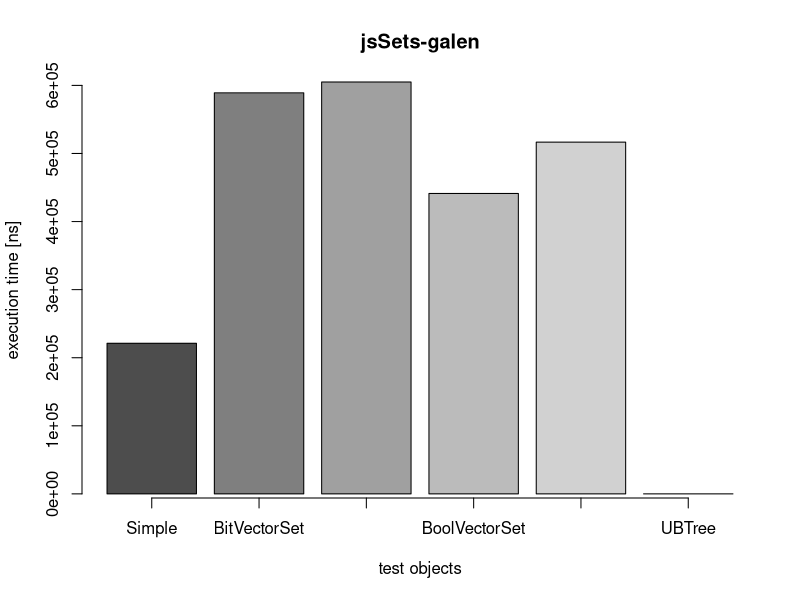
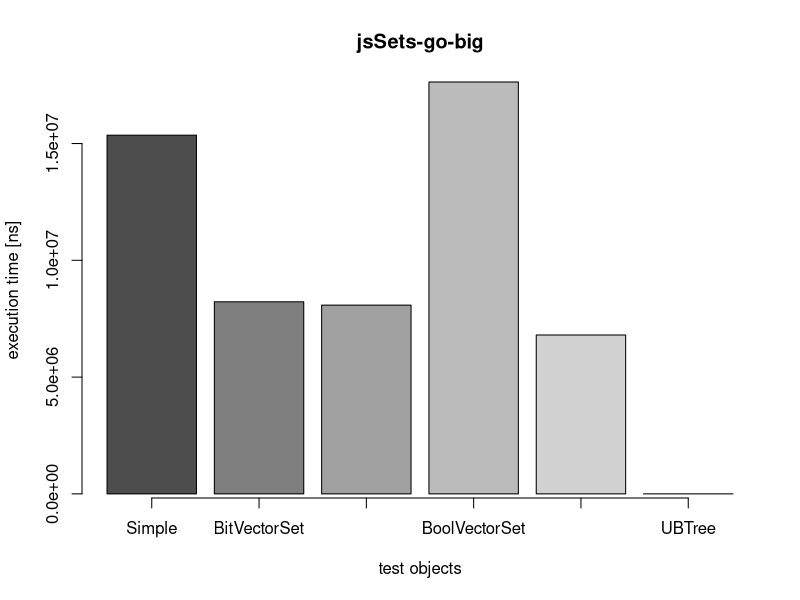
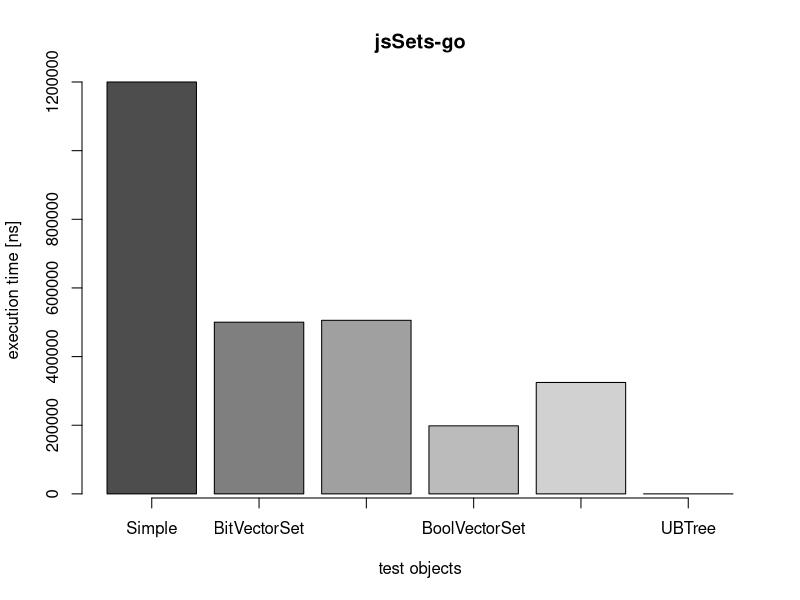
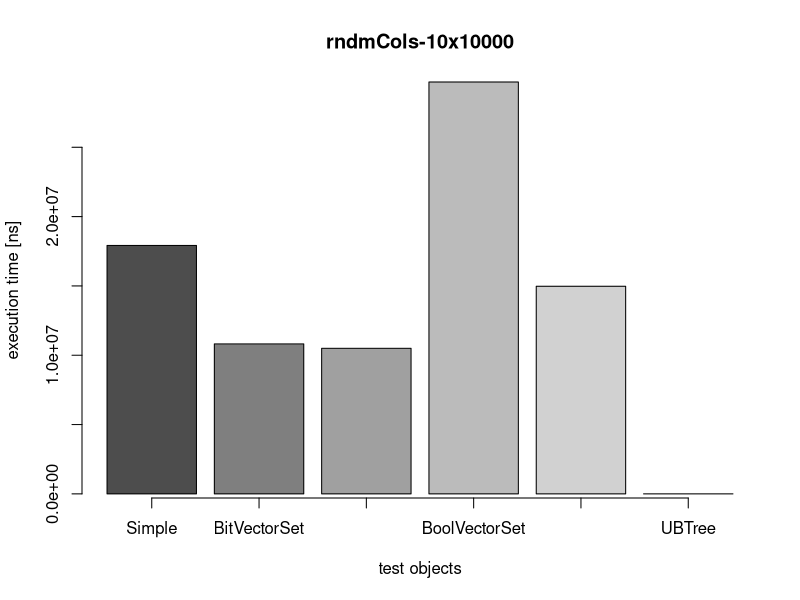
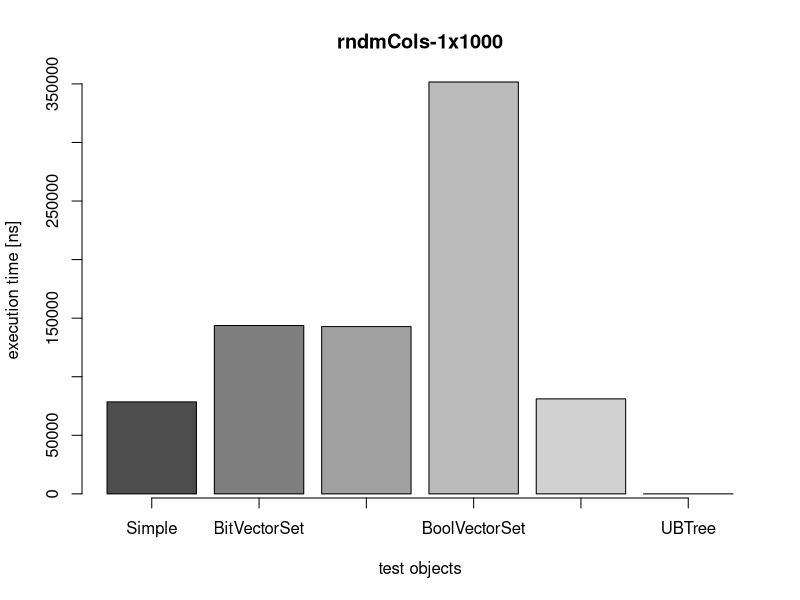
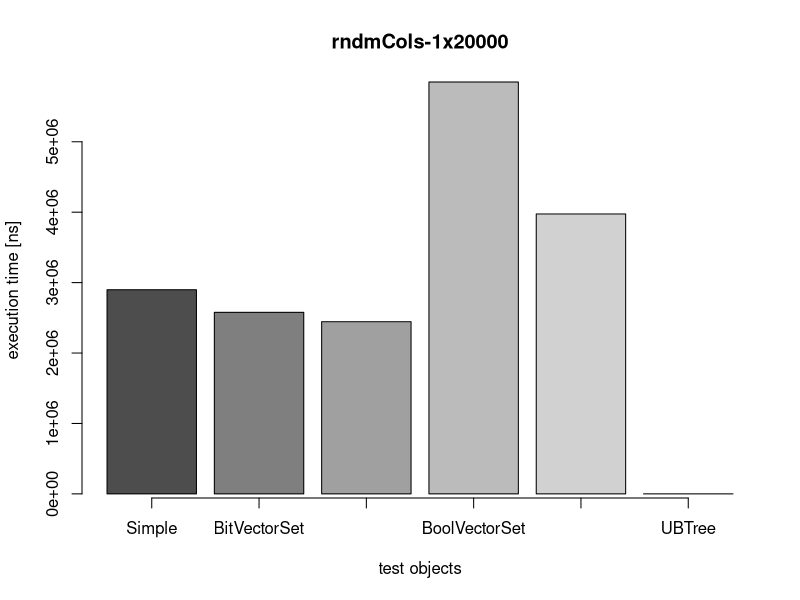
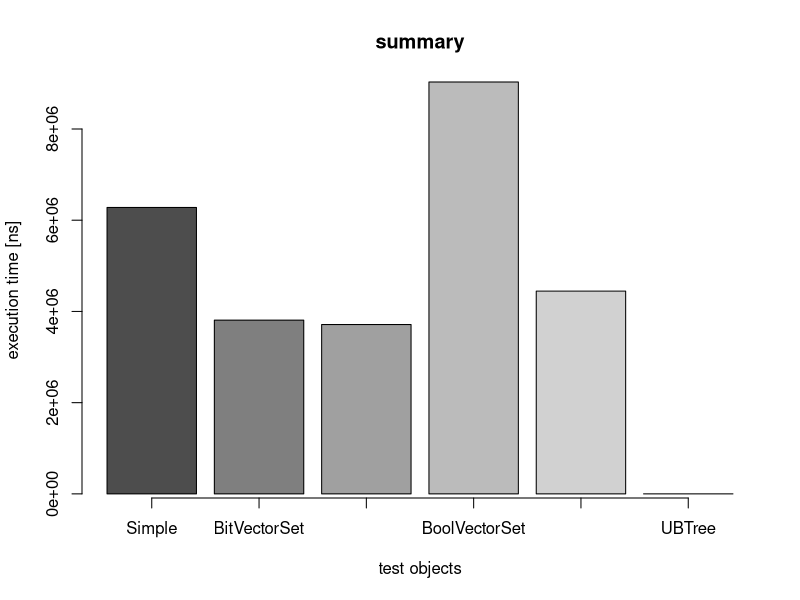

The R script that drew these images, in order:
# read results
results <- read.csv("results.csv")
# number of tested set representation objects
objectNum <- ncol(results) - 1

# get mean of measured times for each tested object
sumObj <- data.frame(matrix(nrow=1,ncol=ncol(results)))
sumObj[1] <- "summary"
for (i in 2:ncol(sumObj)) {
  sumObj[i] <- mean(results[,i])
}
# add to results
colnames(sumObj) <- names(results)
results <- rbind(results,data.frame(sumObj))

# number of tested files
fileNum <- nrow(results)
# names of tested files
fileNames <- results[, 1]

# plot results
for (i in 1:fileNum) {
  # create pdf for plot
#  pdf(paste0("plots/plot_", fileNames[i], ".pdf"))
  barplot(
    unlist(results[i, 2:(objectNum + 1)]),
    xlab = "test objects",
    ylab = "execution time [ns]",
    main = fileNames[i],
    col = grey.colors(objectNum),
    axes = TRUE,
    axis.lty = 1
  )
}

dev.off()